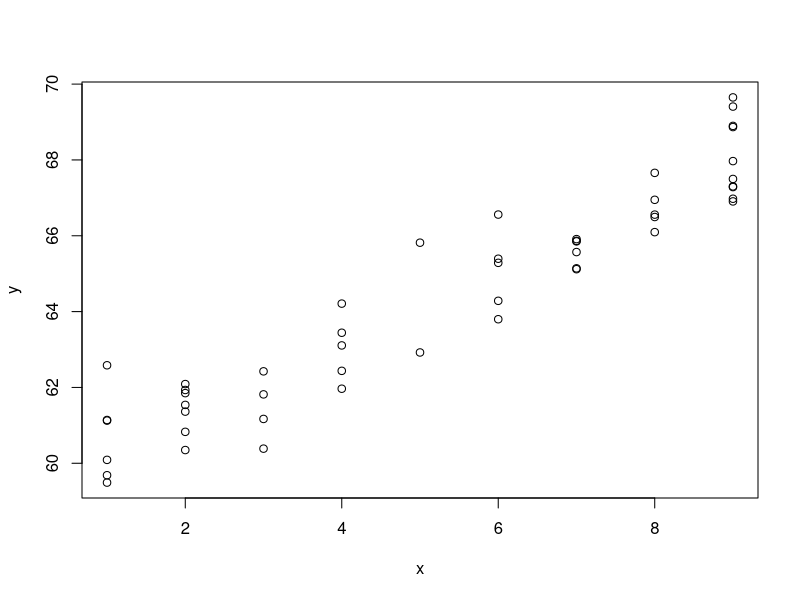
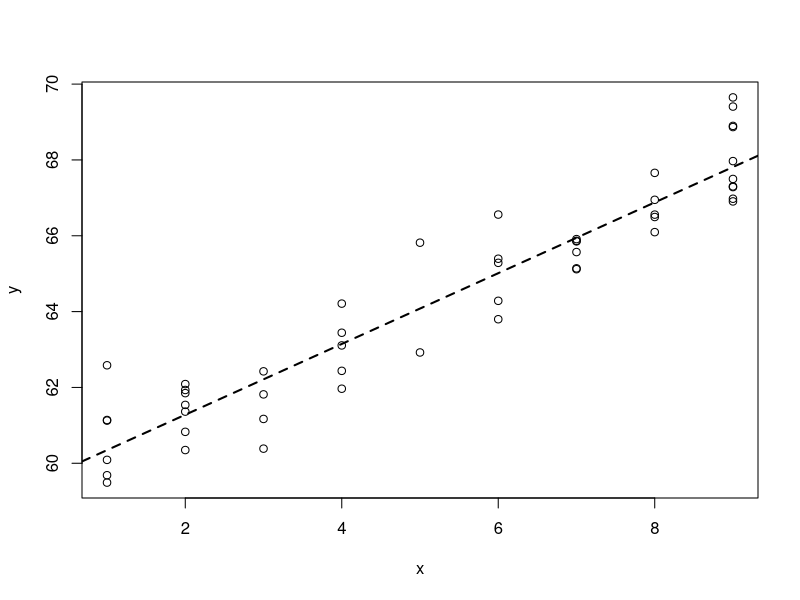
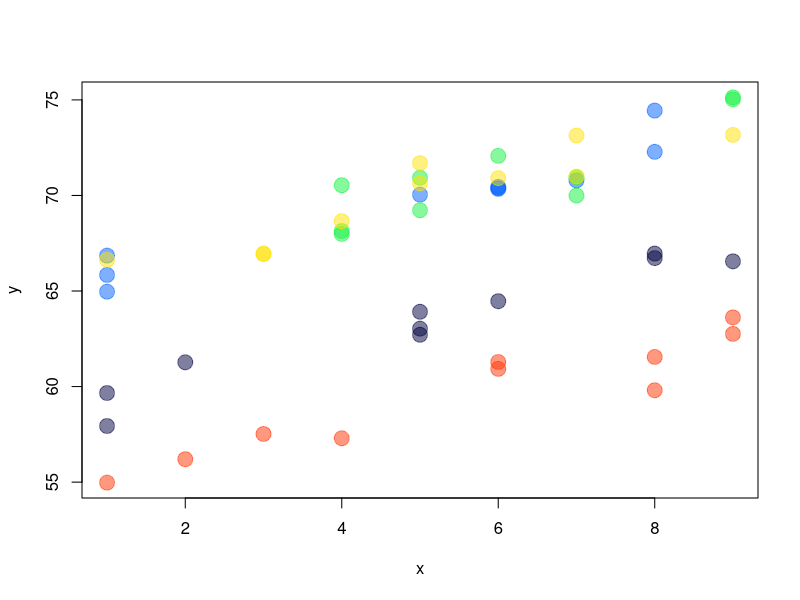
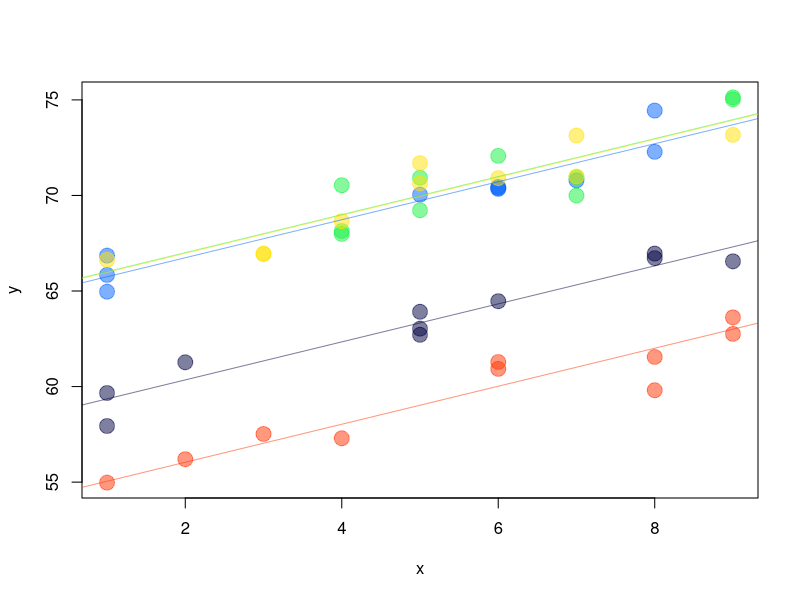
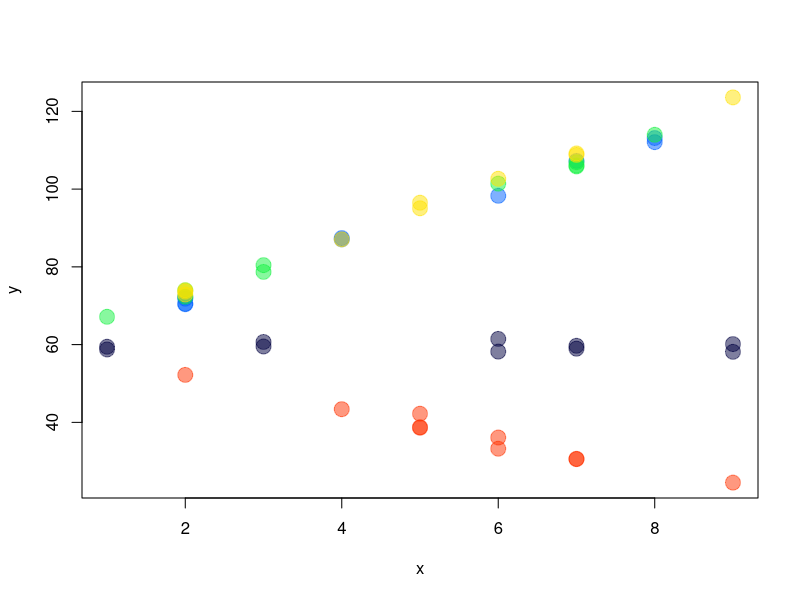
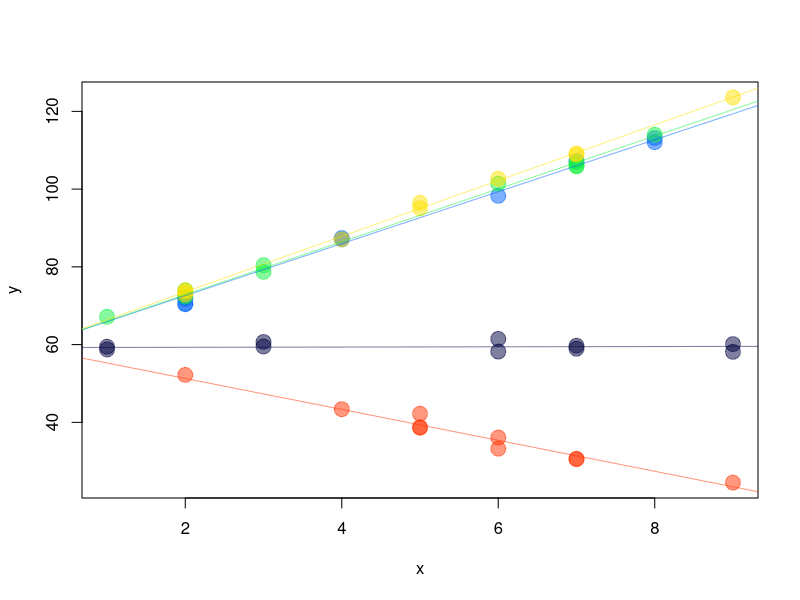
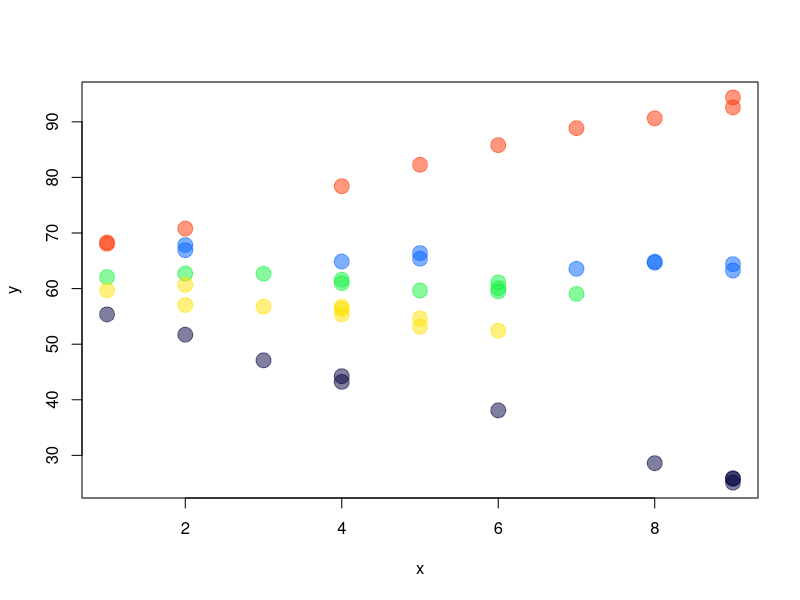
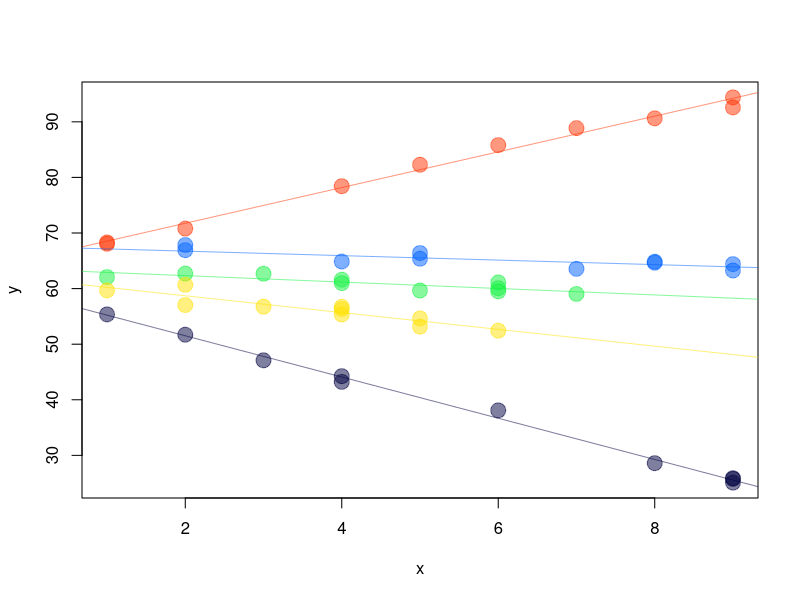

Here is the R script that generated these plots, in order:
## ---- chunk 1
knitr::opts_chunk$set(echo = TRUE, fig.width=6, fig.height=5)
## ---- chunk 2
n <- 50
x <- sample(1:9, size=n, replace=TRUE) # Uniforme discreta [1, 9]
sig <- 1
media <- 59 + 1 * x
y <- rnorm(n=n, mean=media, sd=sig)
## ---- chunk 3
plot(y ~ x)
## ---- chunk 4
mod1 <- lm(y ~ x)
c(mod1$coef, sigma=summary(mod1)$sigma)
## ---- chunk 5
plot(y ~ x)
abline(mod1, lty='dashed', lwd=2)
## ---- chunk 6
sig <- 1
sd_b0 <- 10
ng <- 5        # número de grupos
ni <- 10       # número de obs por grupo
n <- ng * ni   # número de obs total
grupo <- rep(1:5, each=ni) # Variable de agrupación
x <- sample(1:9, size=n, replace=TRUE)
b0 <- rnorm(n=ng, mean=0, sd=sd_b0)  # Vector con los cinco b0
b0_rep <- rep(b0, each=ni)           # Vector con los b0 repetidos
media <- 59 + 1 * x + b0_rep
y <- rnorm(n=n, mean=media, sd=sig)
dt <- data.frame(grupo=grupo, x=x, b0_rep, y=y)
## ---- chunk 7
dt[1:15, ]
## ---- chunk 8
colores <- c("#00004080", "#0063FF80", "#13F24080", "#FFE20180", "#FF330080")
with(dt, plot(y ~ x, pch=20, col=colores[dt$grupo], cex=3))
## ---- chunk 9
library(nlme)
mod2 <- lme(y ~ x, random = ~ 1 | grupo, data=dt)
summary(mod2)
## ---- chunk 10
fixef(mod2)
## ---- chunk 11
cbind(ranef(mod2), b0)
## ---- chunk 12
coef(mod2)
## ---- chunk 13
coef <- coef(mod2)
with(dt, plot(y ~ x, pch=20, col=colores[dt$grupo], cex=3))
for (i in 1:5) abline(a=coef[i, 1], b=coef[i, 2], col=colores[i])
## ---- chunk 14
sig <- 1
sd_b1 <- 5
ng <- 5
ni <- 10
n <- ng * ni
grupo <- rep(1:5, each=ni)
n <- ng * ni
x <- sample(1:9, size=n, replace=TRUE)
b1 <- rnorm(n=ng, mean=0, sd=sd_b0)
b1_rep <- rep(b0, each=ni)
media <- 59 + 1 * x + b1_rep * x
y <- rnorm(n=n, mean=media, sd=sig)
dt <- data.frame(grupo=grupo, x=x, b1_rep, y=y)
## ---- chunk 15
dt[1:15, ]
## ---- chunk 16
with(dt, plot(y ~ x, pch=20, col=colores[dt$grupo], cex=3))
## ---- chunk 17
mod3 <- lme(y ~ x, random = ~ -1 + x | grupo, data=dt)
summary(mod3)
## ---- chunk 18
fixef(mod3)
## ---- chunk 19
cbind(ranef(mod3), b1)
## ---- chunk 20
coef(mod3)
## ---- chunk 21
coef <- coef(mod3)
with(dt, plot(y ~ x, pch=20, col=colores[dt$grupo], cex=3))
for (i in 1:5) abline(a=coef[i, 1], b=coef[i, 2], col=colores[i])
## ---- chunk 22
ng <- 5
ni <- 10
n <- ng * ni
sig <- 1
sd_b0 <- 9     # Matriz de covarianzas de los efectos aleatorios
sd_b1 <- 4
sd_b0b1 <- -2
library(MASS)
mu <- c(0, 0)
Sigma <- matrix(c(sd_b0^2, sd_b0b1, sd_b0b1, sd_b1^2), ncol=2)
b <- mvrnorm(n=ng, mu=mu, Sigma=Sigma)
b_rep <- b[rep(1:nrow(b), each=ni), ]
grupo <- rep(1:5, each=ni)
x <- sample(1:9, size=n, replace=TRUE)
media <- 59 + 1 * x + b_rep[, 1] + b_rep[, 2] * x
y <- rnorm(n=n, mean=media, sd=sig)
dt <- data.frame(grupo=grupo, x=x, b0=b_rep[, 1], b1=b_rep[, 2], y=y)
## ---- chunk 23
dt[1:15, ]
## ---- chunk 24
with(dt, plot(y ~ x, pch=20, col=colores[dt$grupo], cex=3))
## ---- chunk 25
mod4 <- lme(y ~ x, random = ~ 1 + x | grupo, data=dt)
summary(mod4)
## ---- chunk 26
coef <- coef(mod4)
with(dt, plot(y ~ x, pch=20, col=colores[dt$grupo], cex=3))
for (i in 1:5) abline(a=coef[i, 1], b=coef[i, 2], col=colores[i])
